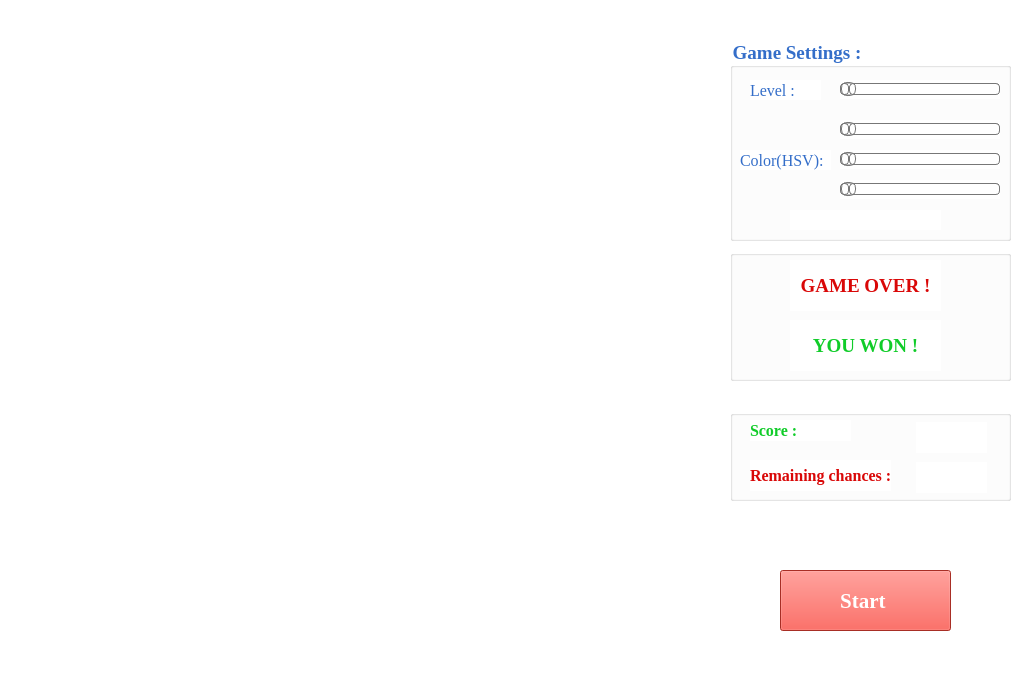
<?xml version="1.0" encoding="UTF-8"?>
<ui version="4.0">
 <class>MainWindow</class>
 <widget class="QMainWindow" name="MainWindow">
  <property name="geometry">
   <rect>
    <x>0</x>
    <y>0</y>
    <width>1024</width>
    <height>700</height>
   </rect>
  </property>
  <property name="windowTitle">
   <string>Get The Chesse !</string>
  </property>
  <property name="styleSheet">
   <string notr="true">* {
background-color:white;
}
QSlider::groove:horizontal {
border: 1px solid #bbb;
background: white;
height: 10px;
border-radius: 4px;
}

QSlider::sub-page:horizontal {
background: qlineargradient(x1: 0, y1: 0,    x2: 0, y2: 1,
    stop: 0 #66e, stop: 1 #bbf);
background: qlineargradient(x1: 0, y1: 0.2, x2: 1, y2: 1,
    stop: 0 #bbf, stop: 1 #55f);
border: 1px solid #777;
height: 10px;
border-radius: 4px;
}

QSlider::add-page:horizontal {
background: #fff;
border: 1px solid #777;
height: 10px;
border-radius: 4px;
}

QSlider::handle:horizontal {
background: qlineargradient(x1:0, y1:0, x2:1, y2:1,
    stop:0 #eee, stop:1 #ccc);
border: 1px solid #777;
width: 13px;
margin-top: -2px;
margin-bottom: -2px;
border-radius: 6px;
}

QSlider::handle:horizontal:hover {
background: qlineargradient(x1:0, y1:0, x2:1, y2:1,
    stop:0 #fff, stop:1 #ddd);
border: 1px solid #444;
border-radius: 6px;
}

QSlider::sub-page:horizontal:disabled {
background: #bbb;
border-color: #999;
}

QSlider::add-page:horizontal:disabled {
background: #eee;
border-color: #999;
}

QSlider::handle:horizontal:disabled {
background: #eee;
border: 1px solid #aaa;
border-radius: 4px;
}</string>
  </property>
  <widget class="QWidget" name="centralwidget">
   <widget class="QWidget" name="verticalLayoutWidget">
    <property name="geometry">
     <rect>
      <x>10</x>
      <y>10</y>
      <width>671</width>
      <height>401</height>
     </rect>
    </property>
    <layout class="QVBoxLayout" name="gameContainer"/>
   </widget>
   <widget class="QWidget" name="verticalLayoutWidget_2">
    <property name="geometry">
     <rect>
      <x>10</x>
      <y>410</y>
      <width>671</width>
      <height>281</height>
     </rect>
    </property>
    <layout class="QVBoxLayout" name="webCamContainer"/>
   </widget>
   <widget class="QGroupBox" name="gameSettingsGB">
    <property name="geometry">
     <rect>
      <x>730</x>
      <y>40</y>
      <width>281</width>
      <height>201</height>
     </rect>
    </property>
    <property name="font">
     <font>
      <family>Times New Roman</family>
      <pointsize>14</pointsize>
      <weight>75</weight>
      <bold>true</bold>
     </font>
    </property>
    <property name="styleSheet">
     <string notr="true">color:#346ec9;</string>
    </property>
    <property name="title">
     <string>Game Settings :</string>
    </property>
    <widget class="QSlider" name="levelSlider">
     <property name="geometry">
      <rect>
       <x>110</x>
       <y>40</y>
       <width>160</width>
       <height>19</height>
      </rect>
     </property>
     <property name="styleSheet">
      <string notr="true"/>
     </property>
     <property name="minimum">
      <number>1</number>
     </property>
     <property name="maximum">
      <number>3</number>
     </property>
     <property name="orientation">
      <enum>Qt::Horizontal</enum>
     </property>
    </widget>
    <widget class="QLabel" name="label">
     <property name="geometry">
      <rect>
       <x>20</x>
       <y>40</y>
       <width>71</width>
       <height>20</height>
      </rect>
     </property>
     <property name="font">
      <font>
       <family>Times New Roman</family>
       <pointsize>12</pointsize>
      </font>
     </property>
     <property name="text">
      <string>Level :</string>
     </property>
    </widget>
    <widget class="QSlider" name="hueslider">
     <property name="geometry">
      <rect>
       <x>110</x>
       <y>80</y>
       <width>160</width>
       <height>19</height>
      </rect>
     </property>
     <property name="styleSheet">
      <string notr="true"/>
     </property>
     <property name="minimum">
      <number>0</number>
     </property>
     <property name="maximum">
      <number>180</number>
     </property>
     <property name="orientation">
      <enum>Qt::Horizontal</enum>
     </property>
    </widget>
    <widget class="QSlider" name="satslider">
     <property name="geometry">
      <rect>
       <x>110</x>
       <y>110</y>
       <width>160</width>
       <height>19</height>
      </rect>
     </property>
     <property name="styleSheet">
      <string notr="true"/>
     </property>
     <property name="minimum">
      <number>0</number>
     </property>
     <property name="maximum">
      <number>255</number>
     </property>
     <property name="orientation">
      <enum>Qt::Horizontal</enum>
     </property>
    </widget>
    <widget class="QSlider" name="valueslider">
     <property name="geometry">
      <rect>
       <x>110</x>
       <y>140</y>
       <width>160</width>
       <height>19</height>
      </rect>
     </property>
     <property name="styleSheet">
      <string notr="true"/>
     </property>
     <property name="minimum">
      <number>0</number>
     </property>
     <property name="maximum">
      <number>255</number>
     </property>
     <property name="orientation">
      <enum>Qt::Horizontal</enum>
     </property>
    </widget>
    <widget class="QLabel" name="label_6">
     <property name="geometry">
      <rect>
       <x>10</x>
       <y>110</y>
       <width>91</width>
       <height>20</height>
      </rect>
     </property>
     <property name="font">
      <font>
       <family>Times New Roman</family>
       <pointsize>12</pointsize>
      </font>
     </property>
     <property name="text">
      <string>Color(HSV):</string>
     </property>
    </widget>
    <widget class="QLabel" name="hsv_text">
     <property name="geometry">
      <rect>
       <x>60</x>
       <y>170</y>
       <width>151</width>
       <height>20</height>
      </rect>
     </property>
     <property name="text">
      <string/>
     </property>
    </widget>
   </widget>
   <widget class="QPushButton" name="startGameButton">
    <property name="geometry">
     <rect>
      <x>780</x>
      <y>570</y>
      <width>171</width>
      <height>61</height>
     </rect>
    </property>
    <property name="font">
     <font>
      <family>Times New Roman</family>
      <pointsize>16</pointsize>
      <weight>75</weight>
      <bold>true</bold>
     </font>
    </property>
    <property name="styleSheet">
     <string notr="true">background-color:#eb4034;
color:white;
</string>
    </property>
    <property name="text">
     <string>Start </string>
    </property>
   </widget>
   <widget class="QGroupBox" name="groupBox">
    <property name="geometry">
     <rect>
      <x>730</x>
      <y>250</y>
      <width>281</width>
      <height>131</height>
     </rect>
    </property>
    <property name="title">
     <string/>
    </property>
    <widget class="QLabel" name="label_2">
     <property name="geometry">
      <rect>
       <x>60</x>
       <y>10</y>
       <width>151</width>
       <height>51</height>
      </rect>
     </property>
     <property name="font">
      <font>
       <family>Times New Roman</family>
       <pointsize>14</pointsize>
       <weight>75</weight>
       <bold>true</bold>
      </font>
     </property>
     <property name="styleSheet">
      <string notr="true">color:#d90707;</string>
     </property>
     <property name="text">
      <string>GAME OVER !</string>
     </property>
     <property name="alignment">
      <set>Qt::AlignCenter</set>
     </property>
    </widget>
    <widget class="QLabel" name="won_label">
     <property name="geometry">
      <rect>
       <x>60</x>
       <y>70</y>
       <width>151</width>
       <height>51</height>
      </rect>
     </property>
     <property name="font">
      <font>
       <family>Times New Roman</family>
       <pointsize>14</pointsize>
       <weight>75</weight>
       <bold>true</bold>
      </font>
     </property>
     <property name="styleSheet">
      <string notr="true">color:#10cc29;</string>
     </property>
     <property name="text">
      <string>YOU WON !</string>
     </property>
     <property name="alignment">
      <set>Qt::AlignCenter</set>
     </property>
    </widget>
   </widget>
   <widget class="QGroupBox" name="scoreGB">
    <property name="geometry">
     <rect>
      <x>730</x>
      <y>410</y>
      <width>281</width>
      <height>91</height>
     </rect>
    </property>
    <property name="title">
     <string/>
    </property>
    <widget class="QLabel" name="label_3">
     <property name="geometry">
      <rect>
       <x>20</x>
       <y>10</y>
       <width>101</width>
       <height>21</height>
      </rect>
     </property>
     <property name="font">
      <font>
       <family>Times New Roman</family>
       <pointsize>12</pointsize>
       <weight>75</weight>
       <bold>true</bold>
      </font>
     </property>
     <property name="styleSheet">
      <string notr="true">color:#10cc29;</string>
     </property>
     <property name="text">
      <string>Score :</string>
     </property>
    </widget>
    <widget class="QLabel" name="label_4">
     <property name="geometry">
      <rect>
       <x>20</x>
       <y>50</y>
       <width>141</width>
       <height>31</height>
      </rect>
     </property>
     <property name="font">
      <font>
       <family>Times New Roman</family>
       <pointsize>12</pointsize>
       <weight>75</weight>
       <bold>true</bold>
      </font>
     </property>
     <property name="styleSheet">
      <string notr="true">color:#d90707;</string>
     </property>
     <property name="text">
      <string>Remaining chances :</string>
     </property>
    </widget>
    <widget class="QLabel" name="score_label">
     <property name="geometry">
      <rect>
       <x>186</x>
       <y>12</y>
       <width>71</width>
       <height>31</height>
      </rect>
     </property>
     <property name="font">
      <font>
       <family>Times New Roman</family>
       <pointsize>12</pointsize>
       <weight>75</weight>
       <bold>true</bold>
      </font>
     </property>
     <property name="styleSheet">
      <string notr="true">color:#10cc29;</string>
     </property>
     <property name="text">
      <string/>
     </property>
    </widget>
    <widget class="QLabel" name="chances_label">
     <property name="geometry">
      <rect>
       <x>186</x>
       <y>52</y>
       <width>71</width>
       <height>31</height>
      </rect>
     </property>
     <property name="font">
      <font>
       <family>Times New Roman</family>
       <pointsize>12</pointsize>
       <weight>75</weight>
       <bold>true</bold>
      </font>
     </property>
     <property name="styleSheet">
      <string notr="true">color:#d90707;</string>
     </property>
     <property name="text">
      <string/>
     </property>
    </widget>
   </widget>
  </widget>
 </widget>
 <resources/>
 <connections/>
</ui>
